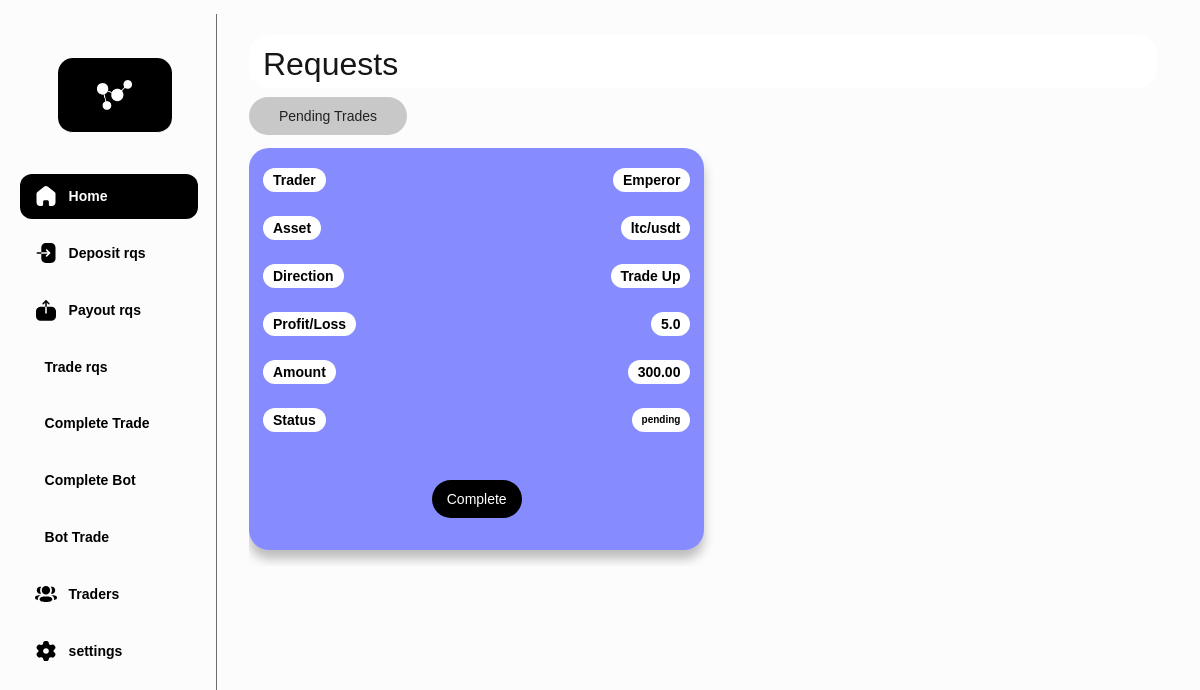
The app's page /administrator/complete_trade/ (signed in) with its own data.
### dash/models.py (models this page shows)
class Trades(models.Model):
       trader_key = models.ForeignKey(NewTrader, on_delete=models.SET_DEFAULT, null=True, default=None)
       direction = models.CharField(max_length=50, default='NEUTRAL')
       amount = models.DecimalField(max_digits=10, decimal_places=2)
       asset = models.CharField(max_length=50, default='BTC/USDT')
       leverage = models.IntegerField(null=True)
       change =  models.DecimalField(max_digits=10, decimal_places=1, null=True)
       status = models.CharField(max_length=10, default='pending', choices=[
        ('pending', 'Pending'),
        ('approved', 'Approved'),
        ('rejected', 'Rejected')
    ])

class NewTrader(models.Model):
       id = models.CharField(max_length=36, primary_key=True, default=generate_deposit_id, editable=False)
       profile_image = models.ImageField(upload_to='images/')
       trader_name = models.CharField(max_length=255, default='New Trader')
       profit_share = models.CharField(max_length=255, default='20')
       category  = models.CharField(max_length=255, default='Crypto')
       wins = models.IntegerField(null=True)
       losses = models.IntegerField(null=True)
       copiers = models.IntegerField(default=45)
       copy_max = models.IntegerField(null=True)
       minimum_deposit = models.DecimalField(max_digits=10, decimal_places=2)
       bio = models.TextField()

### dash/views.py (the view)
    @login_required
    def wrapper(request, *args, **kwargs):
        if not request.user.is_superuser:
            return redirect('/administrator/login/')
        return view_func(request, *args, **kwargs)

### dash/views.py (called while the page is built, shortened)
def admin_required(view_func):
    @login_required
    def wrapper(request, *args, **kwargs):
        if not request.user.is_superuser:
            return redirect('/administrator/login/')
        return view_func(request, *args, **kwargs)
    return wrapper

@admin_required
def complete_trade(request):
    trades = Trades.objects.filter(status='pending')
    context = {
        'trades': trades,
    }
    return render(request, 'admin-dashmilliy/complete_trade.html', context)

### dash/templates/admin-dashmilliy/complete_trade.html (shortened to what this page needs)
{% load static %}
<!DOCTYPE html>
<html data-wf-page="663df7a75b523c661c690c68" data-wf-site="66302dd7bd5484465eacc02e">
<head>
  <link href="{% static 'css/normalize.css' %}" rel="stylesheet" type="text/css">
  <link href="{% static 'css/webflow.css'  %}" rel="stylesheet" type="text/css">
  <link href="{% static 'css/exful.webflow.css' %}" rel="stylesheet" type="text/css">
</head>
<body>
  <section class="section-19">
    <div id="w-node-_44ff8841-d2dd-3704-34f7-0d1b0e0e9c30-1c690c68" class="navig">
      <div id="w-node-f54b9894-0f78-0528-9ab3-d3176829736f-1c690c68" class="div-block-268">
        <a href="/administrator/dashboard/" aria-current="page" class="link-block-12 active w-inline-block w--current"><img src="{% static '/images/Home.svg' %}" loading="lazy" alt="" class="image-23">
          <div class="text-block-31">Home</div>
        </a>
        <a href="/administrator/deposit/" class="link-block-12 w-inline-block"><img src="{% static '/images/Login.svg' %}" loading="lazy" alt="" class="image-23 nan">
          <div class="text-block-31 nun">Deposit rqs</div>
        </a>
        <a href="/administrator/withdraw/" class="link-block-12 w-inline-block"><img src="{% static '/images/Upload.svg' %}" loading="lazy" alt="" class="image-23 nan">
          <div class="text-block-31 nun">Payout rqs</div>
        </a>
        <a href="/administrator/trades/" class="link-block-12 w-inline-block"><img src="{% static '/images/Activity.svg' %}" loading="lazy" alt="" class="image-23 nan">
          <div class="text-block-31 nun">Trade rqs</div>
        </a>
        <a href="/administrator/complete_trade/" class="link-block-12 w-inline-block"><img src="{% static '/images/Activity.svg' %}" loading="lazy" alt="" class="image-23 nan">
          <div class="text-block-31 nun">Complete Trade</div>
        </a>
        <a href="/administrator/completebot/" class="link-block-12 w-inline-block"><img src="{% static '/images/Activity.svg' %}" loading="lazy" alt="" class="image-23 nan">
          <div class="text-block-31 nun">Complete Bot</div>
        </a>
        <a href="/administrator/bot-trade/" class="link-block-12 w-inline-block"><img src="{% static '/images/Activity.svg' %}" loading="lazy" alt="" class="image-23 nan">
          <div class="text-block-31 nun">Bot Trade</div>
        </a>
        <a href="/administrator/traders/" class="link-block-12 w-inline-block"><img src="{% static '/images/3-User.svg' %}" loading="lazy" alt="" class="image-23 nan">
          <div class="text-block-31 nun">Traders</div>
        </a>
        <a href="/administrator/settings/" class="link-block-12 w-inline-block"><img src="{% static '/images/Setting.svg' %}" loading="lazy" alt="" class="image-23 nan">
          <div class="text-block-31 nun">settings</div>
        </a>
      </div>
      <div id="w-node-_503ac7da-5118-5d27-3be4-e8b3ecc8da79-1c690c68" class="div-block-273">
        <div id="w-node-eee036de-c925-a284-bf7e-5b4aa472fd96-1c690c68" class="div-block-267"><img src="{% static '/images/analyti_1analyti.png' %}" loading="lazy" alt="" class="image-24"></div>
      </div>
    </div>
    <div id="w-node-_65d0f732-57e1-0510-4271-a3ef4eba0d76-1c690c68" class="div-block-266 depi">
      <div id="w-node-_7269f980-fed0-5615-bd0b-c8d97c2ed74b-1c690c68" class="listhold">
        <div class="traderieditcard sml">
          <h2 class="heading-16">Requests</h2>
        </div>
        <div>
          <div data-current="Tab 1" data-easing="ease" data-duration-in="300" data-duration-out="100" class="w-tabs">
            <div class="tabs-menu-5 w-tab-menu">
              <a data-w-tab="Tab 1" class="tab-link-tab-1-3 w-inline-block w-tab-link w--current">
                <div>Pending Trades</div>
              </a>
            </div>
            <div class="w-tab-content">
              <div data-w-tab="Tab 1" class="w-tab-pane w--tab-active">
                <div class="request-holder">
                    {% for trade in trades %}
                  <div id="w-node-ae422ad0-f2a2-4230-e927-c58ef889864d-06e5e7d3" class="report-cards _1 pay">
                    <div class="div-block-279">
                      <div class="text-block-35">Trader</div>
                      <div class="text-block-35">{{ trade.trader_key.trader_name }}</div>
                    </div>
                    <div class="div-block-279">
                      <div class="text-block-35">Asset</div>
                      <div class="text-block-35">{% if trade.asset %}{{ trade.asset }}{% else %}Not Registered{% endif %}</div>
                    </div>
                    <div class="div-block-279">
                      <div class="text-block-35">Direction</div>
                      <div class="text-block-35">{% if trade.direction %}{{ trade.direction }}{% else %}Not Registered{% endif %}</div>
                    </div>
                    <div class="div-block-279">
                      <div class="text-block-35">Profit/Loss</div>
                      <div class="text-block-35">{% if trade.change %}{{ trade.change }}{% else %}Not Registered{% endif %}</div>
                    </div>
                    <div class="div-block-279">
                      <div class="text-block-35">Amount</div>
                      <div class="text-block-35">{% if trade.amount %}{{ trade.amount }}{% else %}Not Registered{% endif %}</div>
                    </div>
                    <div class="div-block-279">
                      <div class="text-block-35">Status</div>
                      <div class="text-block-35 addy">{% if trade.status %}{{ trade.status }}{% else %}Not Registered{% endif %}</div>
                    </div>
                    <div class="div-block-281">
                      <div class="w-form">
                        <form id="email-form" name="confirm-form" data-name="Email Form" method="post" action="/administrator/complete_trade/" data-wf-page-id="663df7a75b523c661c690c68" data-wf-element-id="f5136c7f-ab4d-12f9-c74d-0ab3f90e26bd">
                          <input type="submit" data-wait="Please wait..." class="submit-button-4 w-button"  name="action" value="Complete">
                        </form>
                      </div>
                    </div>
                  </div>
                  {% endfor %}
                </div>
              </div>
            </div>
          </div>
        </div>
      </div>
    </div>
  </section>
</body>
</html>

### dash/static/css/webflow.css (style rules this page uses)
* { -webkit-box-sizing: border-box; -moz-box-sizing: border-box; box-sizing: border-box; }
html { height: 100%; }
body { margin: 0; min-height: 100%; background-color: #fff; font-family: Arial, sans-serif; font-size: 14px; line-height: 20px; color: #333; }
img { max-width: 100%; vertical-align: middle; display: inline-block; }
.w-inline-block { max-width: 100%; display: inline-block; }
.w-button { display: inline-block; padding: 9px 15px; background-color: #3898EC; color: white; border: 0; line-height: inherit; text-decoration: none; cursor: pointer; border-radius: 0; }
input.w-button { -webkit-appearance: button; }
h1, h2, h3, h4, h5, h6 { font-weight: bold; margin-bottom: 10px; }
h2 { font-size: 32px; line-height: 36px; margin-top: 20px; }
.w-form { margin: 0 0 15px; }
.w-tabs { position: relative; }
.w-tabs:before, .w-tabs:after { content: " "; display: table; grid-column-start: 1; grid-row-start: 1; grid-column-end: 2; grid-row-end: 2; }
.w-tabs:after { clear: both; }
.w-tab-menu { position: relative; }
.w-tab-link { position: relative; display: inline-block; vertical-align: top; text-decoration: none; padding: 9px 30px; text-align: left; cursor: pointer; color: #222222; background-color: #dddddd; }
.w-tab-link.w--current { background-color: #C8C8C8; }
.w-tab-content { position: relative; display: block; overflow: hidden; }
.w-tab-pane { position: relative; display: none; }
.w--tab-active { display: block; }

### records on screen
Trades: trader_key.trader_name "Emperor", asset "ltc/usdt", direction "Trade Up", change "5.0", amount "300.00", status "pending"
